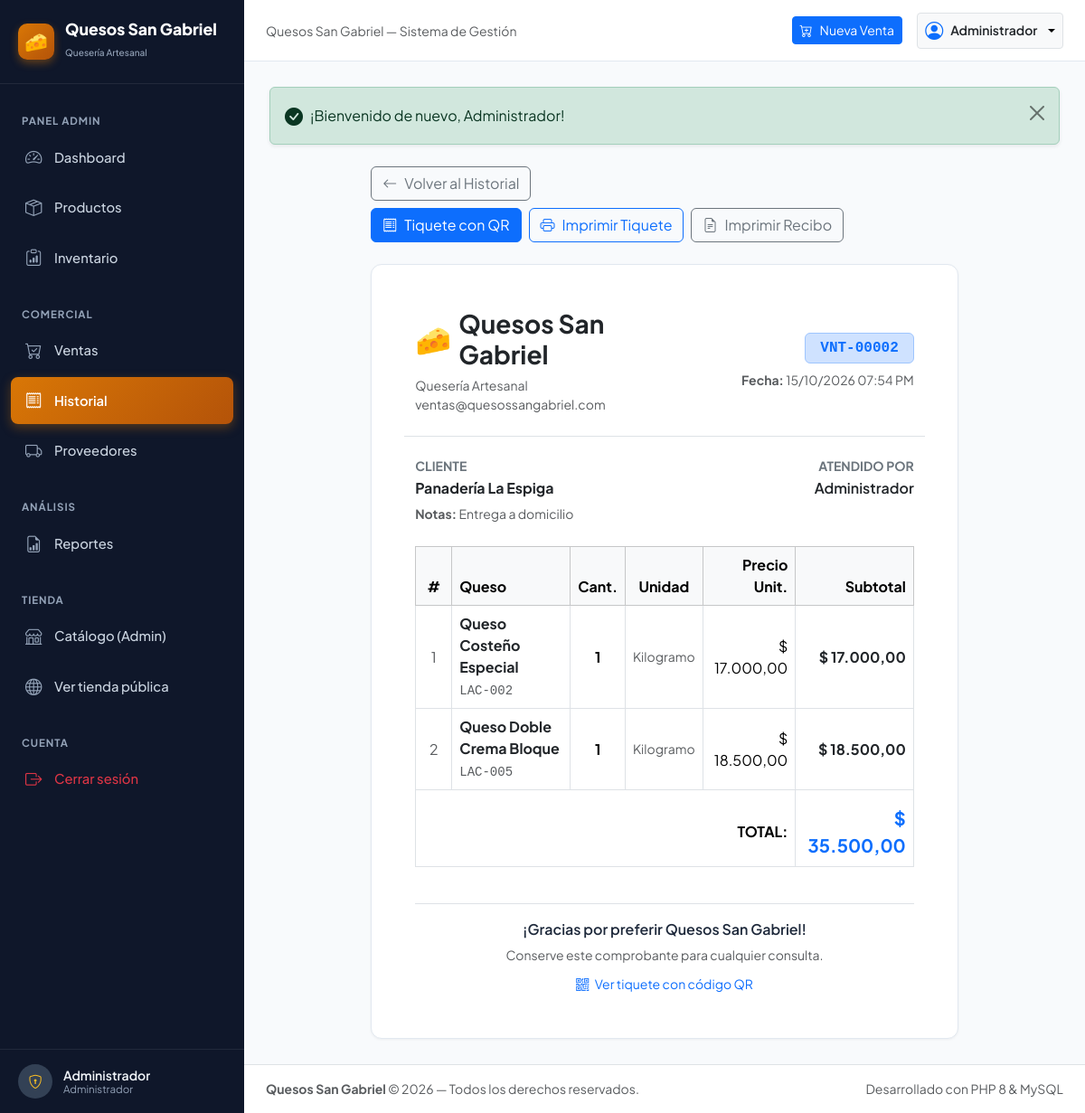
Page /index.php?c=historial&a=detalle&id=2 (signed in) on the committed database.
### tables this page shows
CREATE TABLE `ventas` (
  `id` INT AUTO_INCREMENT PRIMARY KEY,
  `numero_venta` VARCHAR(30) UNIQUE NOT NULL,
  `fecha` DATETIME NOT NULL DEFAULT CURRENT_TIMESTAMP,
  `total` DECIMAL(10,2) NOT NULL DEFAULT 0.00,
  `cliente` VARCHAR(100) NULL DEFAULT 'Cliente Mostrador',
  `notas` TEXT NULL,
  `usuario_id` INT NULL,
  INDEX `idx_fecha` (`fecha`),
  CONSTRAINT `fk_ventas_usuario` FOREIGN KEY (`usuario_id`) REFERENCES `usuarios` (`id`) ON DELETE SET NULL ON UPDATE CASCADE
);

CREATE TABLE `usuarios` (
  `id` INT AUTO_INCREMENT PRIMARY KEY,
  `nombre` VARCHAR(100) NOT NULL,
  `usuario` VARCHAR(50) NOT NULL UNIQUE,
  `password` VARCHAR(255) NOT NULL,
  `email` VARCHAR(100) NULL,
  `telefono` VARCHAR(30) NULL,
  `rol` ENUM('administrador', 'cliente') NOT NULL DEFAULT 'cliente',
  `token_recuperacion` VARCHAR(64) NULL DEFAULT NULL,
  `token_expiracion` DATETIME NULL DEFAULT NULL,
  `creado_en` TIMESTAMP DEFAULT CURRENT_TIMESTAMP
);

CREATE TABLE `detalle_ventas` (
  `id` INT AUTO_INCREMENT PRIMARY KEY,
  `venta_id` INT NOT NULL,
  `producto_id` INT NOT NULL,
  `cantidad` INT NOT NULL,
  `precio_unitario` DECIMAL(10,2) NOT NULL,
  `subtotal` DECIMAL(10,2) NOT NULL,
  CONSTRAINT `fk_detalle_venta` FOREIGN KEY (`venta_id`) REFERENCES `ventas` (`id`) ON DELETE CASCADE ON UPDATE CASCADE,
  CONSTRAINT `fk_detalle_producto` FOREIGN KEY (`producto_id`) REFERENCES `productos` (`id`) ON DELETE RESTRICT ON UPDATE CASCADE
);

CREATE TABLE `productos` (
  `id` INT AUTO_INCREMENT PRIMARY KEY,
  `codigo` VARCHAR(30) UNIQUE NOT NULL,
  `nombre` VARCHAR(120) NOT NULL,
  `tipo` VARCHAR(60) NOT NULL,
  `categoria` VARCHAR(60) NULL DEFAULT NULL COMMENT 'Categoría principal del queso',
  `tipo_leche` VARCHAR(60) NULL DEFAULT NULL COMMENT 'Tipo de leche: Vaca, Cabra, Oveja, Mezcla',
  `intensidad_sabor` ENUM('suave', 'medio', 'fuerte', 'muy fuerte') NULL DEFAULT 'medio' COMMENT 'Intensidad del sabor',
  `tiempo_maduracion` VARCHAR(60) NULL DEFAULT NULL COMMENT 'Tiempo de maduración del queso',
  `peso_presentacion` VARCHAR(60) NULL DEFAULT NULL COMMENT 'Peso o presentación específica',
  `origen` VARCHAR(100) NULL DEFAULT NULL COMMENT 'Región o lugar de origen',
  `descripcion` TEXT NULL,
  `imagen_url` VARCHAR(255) NULL DEFAULT NULL COMMENT 'URL de imagen del producto',
  `imagen` VARCHAR(255) NULL DEFAULT NULL,
  `precio_compra` DECIMAL(10,2) NOT NULL DEFAULT 0.00,
  `precio_venta` DECIMAL(10,2) NOT NULL DEFAULT 0.00,
  `cantidad` INT NOT NULL DEFAULT 0,
  `stock_minimo` INT NOT NULL DEFAULT 5,
  `unidad_medida` VARCHAR(30) NOT NULL DEFAULT 'Kilogramo',
  `estado` ENUM('activo', 'inactivo') NOT NULL DEFAULT 'activo',
  `creado_en` TIMESTAMP DEFAULT CURRENT_TIMESTAMP,
  INDEX `idx_tipo` (`tipo`),
  INDEX `idx_categoria` (`categoria`),
  INDEX `idx_tipo_leche` (`tipo_leche`),
  INDEX `idx_intensidad_sabor` (`intensidad_sabor`),
  INDEX `idx_estado` (`estado`),
  INDEX `idx_productos_imagen` (`imagen`)
);

### controllers/HistorialController.php (called while the page is built, shortened)
<?php
require_once __DIR__ . '/../config/helpers.php';
require_once __DIR__ . '/../models/Venta.php';
class HistorialController {
    private Venta $modeloVenta;
    public function __construct() {
        $this->modeloVenta = new Venta();
    }
    public function detalle(): void {
        $id = intval($_GET['id'] ?? 0);
        $venta = $this->modeloVenta->obtenerPorId($id);
        require_once __DIR__ . '/../views/historial/detalle.php';
    }
}

### index.php (called while the page is built, shortened)
<?php
require_once __DIR__ . '/config/helpers.php';
$accion      = sanitize($_GET['a'] ?? 'index');
$instancia = new $nombreClase();
$instancia->$accion();

### config/database.php (called while the page is built)
<?php
class Database {
    private static string $host = '127.0.0.1';
    private static string $dbName = 'gabriel_lacteos';
    private static string $username = 'root';
    private static string $password = '';
    private static string $charset = 'utf8mb4';
    private static ?PDO $connection = null;
    public static function getConnection(): PDO {
        if (self::$connection === null) {
            $dsn = "mysql:host=" . self::$host . ";dbname=" . self::$dbName . ";charset=" . self::$charset;
            $options = [
                PDO::ATTR_ERRMODE            => PDO::ERRMODE_EXCEPTION,
                PDO::ATTR_DEFAULT_FETCH_MODE => PDO::FETCH_ASSOC,
                PDO::ATTR_EMULATE_PREPARES   => false,
                PDO::MYSQL_ATTR_INIT_COMMAND => "SET NAMES utf8mb4"
            ];
            try {
                self::$connection = new PDO($dsn, self::$username, self::$password, $options);
            } catch (PDOException $e) {
                die("<div style='font-family:sans-serif; padding:20px; background:#ffe4e6; color:#9f1239; border-radius:8px; margin:20px; border:1px solid #f43f5e;'>
                        <h3>❌ Error de Conexión a la Base de Datos</h3>
                        <p><strong>Detalle:</strong> " . htmlspecialchars($e->getMessage()) . "</p>
                        <p>Por favor, asegúrate de que:</p>
                        <ul>
                            <li>MySQL esté iniciado en Laragon / XAMPP.</li>
                            <li>Hayas ejecutado el archivo <code>database.sql</code> para crear la base de datos <strong>gabriel_lacteos</strong>.</li>
                            <li>El usuario y contraseña en <code>config/database.php</code> coincidan con tu configuración local.</li>
                        </ul>
                     </div>");
            }
        }
        return self::$connection;
    }
}

### models/Venta.php (called while the page is built, shortened)
<?php
require_once __DIR__ . '/../config/database.php';
class Venta {
    private PDO $db;
    public function __construct() {
        $this->db = Database::getConnection();
    }
    public function obtenerPorId(int $id): ?array {
        $sqlVenta = "SELECT v.*, u.nombre as usuario_nombre
                     FROM ventas v
                     LEFT JOIN usuarios u ON v.usuario_id = u.id
                     WHERE v.id = :id LIMIT 1";
        $stmt = $this->db->prepare($sqlVenta);
        $stmt->execute([':id' => $id]);
        $venta = $stmt->fetch();
        $sqlDetalles = "SELECT dv.*, p.nombre as producto_nombre, p.codigo as producto_codigo, p.unidad_medida
                        FROM detalle_ventas dv
                        INNER JOIN productos p ON dv.producto_id = p.id
                        WHERE dv.venta_id = :id";
        $stmtDetalles = $this->db->prepare($sqlDetalles);
        $stmtDetalles->execute([':id' => $id]);
        $venta['detalles'] = $stmtDetalles->fetchAll();
        return $venta;
    }
}

### config/helpers.php (called while the page is built, shortened)
<?php
function formatearMoneda(float|int|string $valor): string {
    return '$ ' . number_format((float)$valor, 2, ',', '.');
}
function formatearFecha(string $fecha, bool $conHora = true): string {
    $timestamp = strtotime($fecha);
    $formato = $conHora ? 'd/m/Y h:i A' : 'd/m/Y';
    return date($formato, $timestamp);
}

### views/historial/detalle.php (the view)
<?php
require_once __DIR__ . '/../layouts/header.php';
?>
<div class="row justify-content-center">
    <div class="col-12 col-lg-9">
        <div class="d-flex flex-wrap justify-content-between align-items-center gap-2 mb-4 no-print">
            <a href="index.php?c=historial"
               class="btn btn-outline-secondary d-flex align-items-center gap-2">
                <i class="bi bi-arrow-left"></i> Volver al Historial
            </a>
            <div class="d-flex gap-2 flex-wrap">
                <a href="index.php?c=historial&a=factura&id=<?= $venta['id'] ?>"
                   class="btn btn-primary d-flex align-items-center gap-2"
                   target="_blank">
                    <i class="bi bi-receipt"></i> Tiquete con QR
                </a>
                <a href="index.php?c=historial&a=factura&id=<?= $venta['id'] ?>&print=1"
                   class="btn btn-outline-primary d-flex align-items-center gap-2"
                   target="_blank">
                    <i class="bi bi-printer"></i> Imprimir Tiquete
                </a>
                <button onclick="window.print()"
                        class="btn btn-outline-secondary d-flex align-items-center gap-2">
                    <i class="bi bi-file-earmark-text"></i> Imprimir Recibo
                </button>
            </div>
        </div>
        <div class="card-lacteo p-4 p-md-5">
            <div class="row align-items-center pb-4 mb-4 border-bottom">
                <div class="col-12 col-sm-7">
                    <div class="d-flex align-items-center gap-2 mb-2">
                        <span style="font-size:2rem;line-height:1">🧀</span>
                        <h3 class="fw-bold text-dark mb-0">Quesos San Gabriel</h3>
                    </div>
                    <p class="text-muted small mb-0">Quesería Artesanal</p>
                    <p class="text-muted small mb-0">ventas@quesossangabriel.com</p>
                </div>
                <div class="col-12 col-sm-5 text-sm-end mt-3 mt-sm-0">
                    <span class="badge bg-primary-subtle text-primary border border-primary-subtle
                                 fs-6 font-monospace px-3 py-2">
                        <?= htmlspecialchars($venta['numero_venta']) ?>
                    </span>
                    <div class="text-muted small mt-2">
                        <strong>Fecha:</strong> <?= formatearFecha($venta['fecha']) ?>
                    </div>
                </div>
            </div>
            <div class="row mb-4">
                <div class="col-6">
                    <h6 class="text-secondary small fw-bold text-uppercase mb-1">Cliente</h6>
                    <p class="fw-bold text-dark mb-1"><?= htmlspecialchars($venta['cliente']) ?></p>
                    <?php if (!empty($venta['notas'])): ?>
                        <small class="text-muted">
                            <strong>Notas:</strong> <?= htmlspecialchars($venta['notas']) ?>
                        </small>
                    <?php endif; ?>
                </div>
                <div class="col-6 text-end">
                    <h6 class="text-secondary small fw-bold text-uppercase mb-1">Atendido por</h6>
                    <p class="fw-semibold text-dark mb-0">
                        <?= htmlspecialchars($venta['usuario_nombre'] ?? 'Administrador') ?>
                    </p>
                </div>
            </div>
            <div class="table-responsive mb-4">
                <table class="table table-bordered align-middle">
                    <thead class="table-light">
                        <tr>
                            <th class="text-center" style="width:40px">#</th>
                            <th>Queso</th>
                            <th class="text-center">Cant.</th>
                            <th class="text-center">Unidad</th>
                            <th class="text-end">Precio Unit.</th>
                            <th class="text-end">Subtotal</th>
                        </tr>
                    </thead>
                    <tbody>
                        <?php $n = 1; foreach ($venta['detalles'] as $item): ?>
                            <tr>
                                <td class="text-center text-muted"><?= $n++ ?></td>
                                <td>
                                    <div class="fw-bold text-dark">
                                        <?= htmlspecialchars($item['producto_nombre']) ?>
                                    </div>
                                    <small class="text-muted font-monospace">
                                        <?= htmlspecialchars($item['producto_codigo']) ?>
                                    </small>
                                </td>
                                <td class="text-center fw-bold"><?= $item['cantidad'] ?></td>
                                <td class="text-center text-muted small">
                                    <?= htmlspecialchars($item['unidad_medida']) ?>
                                </td>
                                <td class="text-end"><?= formatearMoneda($item['precio_unitario']) ?></td>
                                <td class="text-end fw-bold text-dark">
                                    <?= formatearMoneda($item['subtotal']) ?>
                                </td>
                            </tr>
                        <?php endforeach; ?>
                    </tbody>
                    <tfoot>
                        <tr>
                            <td colspan="5" class="text-end fw-bold fs-6 pt-3">TOTAL:</td>
                            <td class="text-end fw-bold fs-5 text-primary pt-3">
                                <?= formatearMoneda($venta['total']) ?>
                            </td>
                        </tr>
                    </tfoot>
                </table>
            </div>
            <div class="text-center pt-3 border-top">
                <p class="fw-semibold mb-1">¡Gracias por preferir Quesos San Gabriel!</p>
                <small class="text-muted">
                    Conserve este comprobante para cualquier consulta.
                </small>
                <div class="mt-2">
                    <a href="index.php?c=historial&a=factura&id=<?= $venta['id'] ?>"
                       class="text-primary small text-decoration-none" target="_blank">
                        <i class="bi bi-qr-code me-1"></i>
                        Ver tiquete con código QR
                    </a>
                </div>
            </div>
        </div>
    </div>
</div>
<?php require_once __DIR__ . '/../layouts/footer.php'; ?>

### public/css/style.css (style rules this page uses)
:root { --sg-primary: #1d4ed8; --sg-primary-dark: #1e3a8a; --sg-primary-light: #3b82f6; --sg-gold: #d97706; --sg-gold-light: #fef3c7; --sg-gold-border: #fde68a; --sg-bg: #f8fafc; --sg-card-bg: #ffffff; --sg-sidebar-bg: #0f172a; --sg-sidebar-hover: #1e293b; --sg-text: #1e293b; --sg-text-muted: #64748b; --sg-border: #e2e8f0; --sg-success: #10b981; --sg-warning: #f59e0b; --sg-danger: #ef4444; --lacteo-primary: var(--sg-primary); --lacteo-primary-dark: var(--sg-primary-dark); --lacteo-primary-light: var(--sg-primary-light); --lacteo-accent: #0284c7; --lacteo-cream: var(--sg-gold-light); --lacteo-cream-border: var(--sg-gold-border); --lacteo-bg: var(--sg-bg); --lacteo-card-bg: var(--sg-card-bg); --lacteo-sidebar-bg: var(--sg-sidebar-bg); --lacteo-sidebar-hover: var(--sg-sidebar-hover); --lacteo-text: var(--sg-text); --lacteo-text-muted: var(--sg-text-muted); --lacteo-border: var(--sg-border); --lacteo-success: var(--sg-success); --lacteo-warning: var(--sg-warning); --lacteo-danger: var(--sg-danger); }
body { font-family: 'Plus Jakarta Sans', -apple-system, BlinkMacSystemFont, "Segoe UI", Roboto, sans-serif; background-color: var(--sg-bg); color: var(--sg-text); min-height: 100vh; overflow-x: hidden; }
.card-lacteo { background: var(--sg-card-bg); border: 1px solid var(--sg-border); border-radius: 12px; box-shadow: 0 1px 3px rgba(0,0,0,0.05); transition: transform 0.2s, box-shadow 0.2s; }
.card-lacteo .badge { font-size: 0.72rem; padding: 0.25rem 0.6rem; }
.card-lacteo, .badge, .btn { transition: all 0.2s ease; }
html { overflow-y: scroll !important; scroll-behavior: smooth; scrollbar-width: thin; scrollbar-color: #8e8e93 #20232a; }
body { overflow-y: auto !important; }

### rows in the picture
ventas: numero_venta "VNT-00002", fecha "15/10/2026 07:54 PM", cliente "Panadería La Espiga", notas "Entrega a domicilio", usuario.nombre "Administrador", total "$ 35.500,00"
detalle_ventas: producto.nombre "Queso Costeño Especial", producto.codigo "LAC-002", cantidad "1", producto.unidad_medida "Kilogramo", precio_unitario "$ 17.000,00", subtotal "$ 17.000,00"
detalle_ventas: producto.nombre "Queso Doble Crema Bloque", producto.codigo "LAC-005", cantidad "1", producto.unidad_medida "Kilogramo", precio_unitario "$ 18.500,00", subtotal "$ 18.500,00"

### other values in the picture
$_SESSION['usuario_nombre'] "Administrador"
$usuarioActual "Administrador"
$flash['mensaje'] "¡Bienvenido de nuevo, Administrador!"
